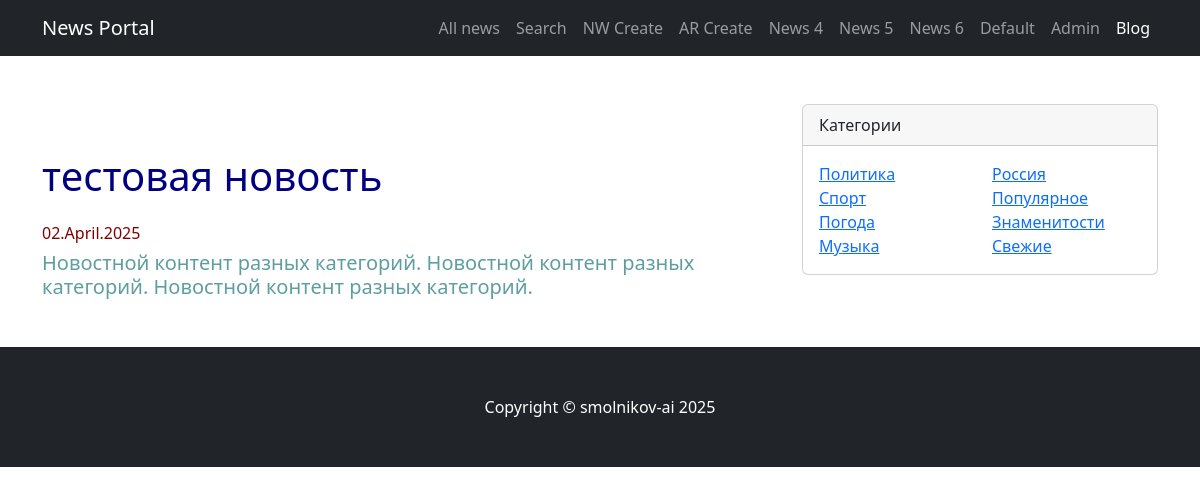
/news/19, run on the app's committed database.
### news/models.py (models this page shows, shortened)
class Post(models.Model):
    author = models.ForeignKey(Author, on_delete=models.CASCADE)
    type = models.CharField(choices=POST_TYPES, max_length=2, default='NW')
    date_time_in = models.DateTimeField(auto_now_add=True)
    categories = models.ManyToManyField(Category, through='PostCategory')
    title = models.CharField(max_length=50)
    content = models.TextField()
    rating_post = models.IntegerField(default=0)

### news/views.py (the view)
# urls.py: path('news/<int:pk>', PostDetail.as_view(), name='post_detail'),
class PostDetail(DetailView):
    model = Post
    template_name = 'flatpages/post.html'
    context_object_name = 'post'

### news/templatetags/custom_filters.py (called while the page is built)
@register.filter()
def censor(value):
    incorrect_list = ['Редиск', 'Ананас', 'LGBT']
    for incorrect_word in incorrect_list:
        value = value.replace(incorrect_word[1:], '*' * (len(incorrect_word) - 1))
    return value

### templates/flatpages/post.html
{% extends 'flatpages/default.html' %}
{% load custom_filters %}
{% block title %}
    <h1 style="color:Navy;">{{ post.title|censor }}</h1>
{% endblock title %}
{% block content %}
    <h6 style="color:Maroon;">{{ post.date_time_in|date:'d.F.Y' }}</h6>
    <h5 style="color:CadetBlue;">{{ post.content|censor }}</h5>
{% endblock content %}

### data on the page
Post: title|censor "тестовая новость", date_time_in "02.April.2025", content|censor "Новостной контент разных категорий. Новостной контент разных категорий. Новостной контент разных категорий."
